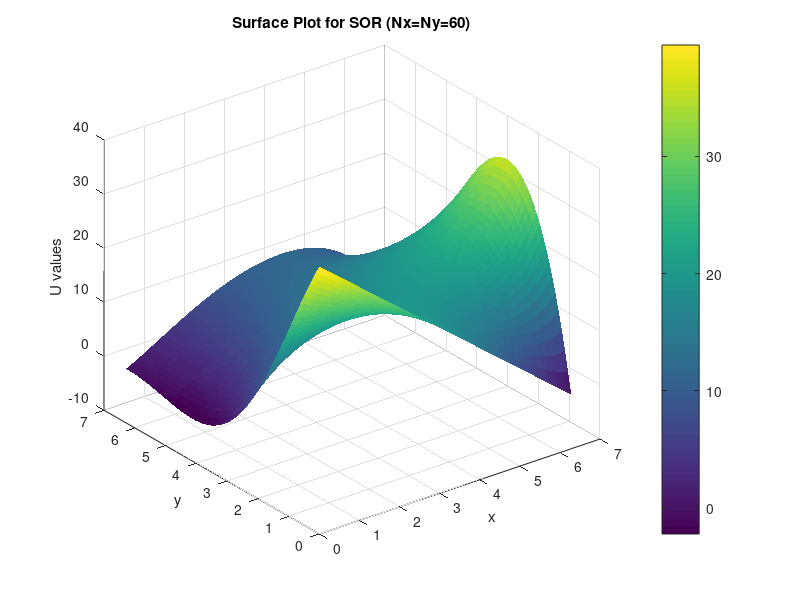
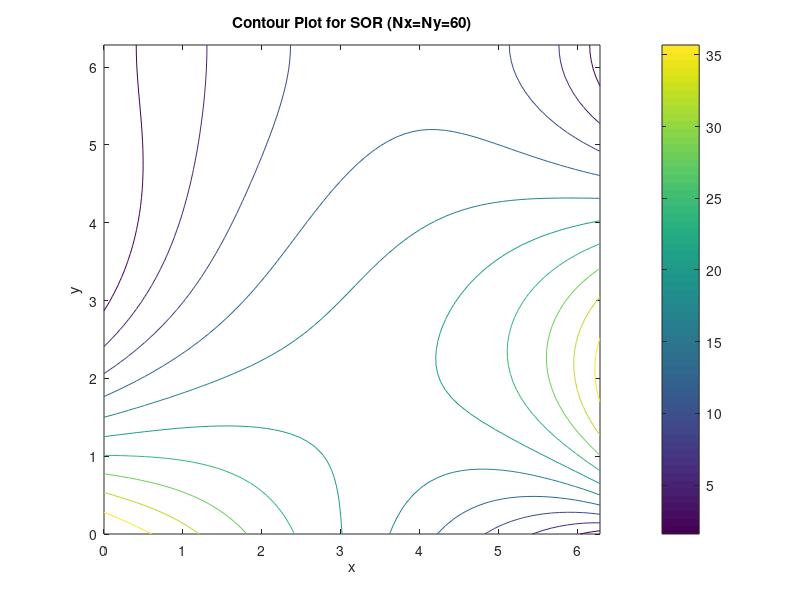
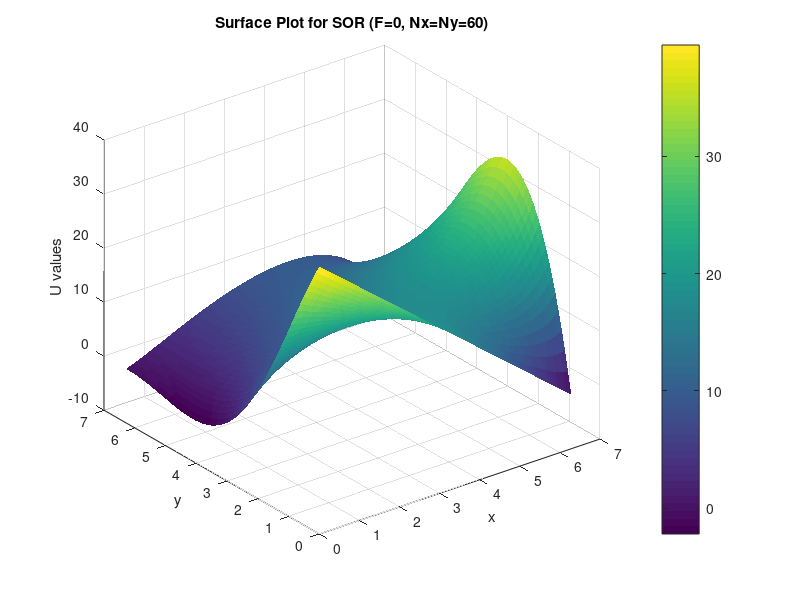
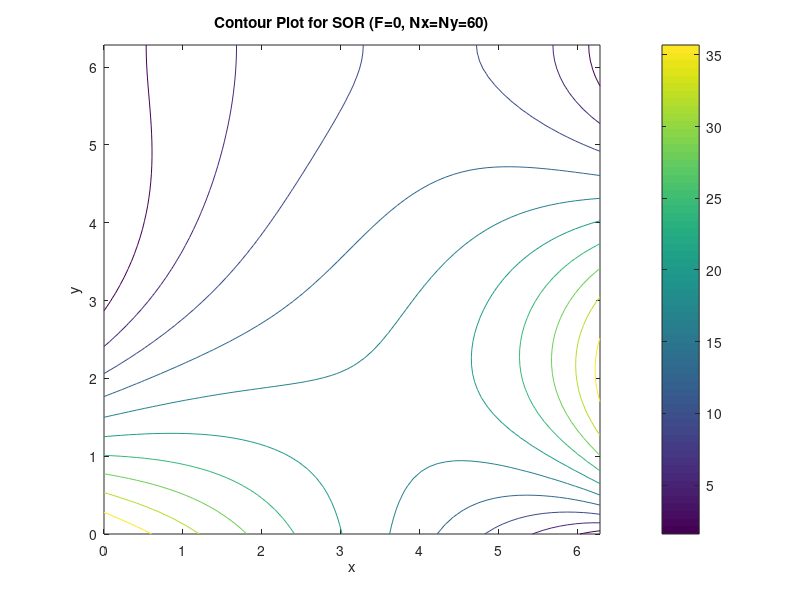

MATLAB code for these plots, in order: (Note: a time limit stopped this script after it produced the figures.)
%Final Project Poisson 2-D:
%d^2u/dx^2+d^2u/dy^2=F(x,y)
%%%Old for Helmholtz%%%
%d^2u/dx^2+d^2u/dy^2+Lambda*u=F(x,y)
%%%%%%%%%%%%%%%%%%%%%%%
%Over domain of ax<x<bx and ay<y<by
%Using Successive Over Relaxation - SOR

clc
clear;
close all;

if exist('checkpt_SOR.mat','file')     %If a checkpoint file exists, open it
    load('checkpt_SOR.mat')
end

%Given variables
%lamda1=0.5;            %Given when using Helhmohtz, not needed for Poisson
ax=0;                   %Given
ay=0;                   %Given
Pi=4*atan(1);           %Given
bx=2*Pi;                %Given
by=2*Pi;                %Given
v=0;                    %Given (du/dy @y=by = 0)

%Initial Problem Setup 
Lx=bx-ax;                   %Length of x
Ly=by-ay;                   %Length of y
Nx=60;                      %Initial number of points in x
Ny=Nx;                      %Initial number of points in y
deltax=Lx/(Nx+1);           %Step size in x
deltay=Ly/(Ny+1);           %Step size in y
w=2/(1+sin(pi/((Nx+Ny)/2)));    %Optimal Relaxation constant
w_1=(1-w);                      %Constant needed below
    

%Constants 
fbay = (by-ay)*(by-ay)*cos(Pi*ay/by);
gbay = ay*(by-ay)*(by-ay);
cons1 = bx-ax;
dy2=deltay*deltay;
dx2=deltax*deltax;
dx2dy2=deltax*deltax*deltay*deltay;
denomin=-2*deltay*deltay-2*deltax*deltax;
Pidy=Pi*deltay;
gfbay=(gbay-fbay)/cons1;
halfPi=Pi/2;

%Initialize x and y to graph
x=0:deltax:2*pi;
y=0:deltay:2*pi;

%Error info 
tol=10^-8;                                      %Pick tolerance required


%Solution Matrix
U1 = zeros(Nx+2,Ny+2);	% Preallocate solution matix with initial guess of ZERO

%Boundary Conditions
for j = 1:Ny+2                      
    U1(1,j)=(by-deltay*(j-1))*(by-deltay*(j-1))*cos(Pidy*(j-1)/by);     %u(x=ax,y)=fb(y) boundary condition
    U1(Nx+2,j)=(deltay*(j-1))*(by-deltay*(j-1))*(by-deltay*(j-1));      %u(x=bx,y)=gb(y) boundary condition
    U1(j,1)=fbay+(deltax*(j-1)-ax)*gfbay;                               %u(x,y=ay)  boundary condition
end

%Error
err1=1000;                          %Initialize error as 1000
iter1=0;                            %Set initial iteration to 0
Uprev1=U1;                          %Set Uprev = U, for iteration error
    
%Part 1 Using Gauss Siedel
F1=zeros(Nx+2,Ny+2);                %Preallocate F1

for i=1:Nx+2
    for j=1:Ny+2
        F1(i,j)=cos(halfPi*(2*(deltax*(i-1)-ax)/(Lx)+1))*sin(Pi*(deltay*(j-1)-ay)/(Ly));
    end
end


while err1>tol
    for i=2:Nx+1
        for j=2:Ny+1
            %Solving for U
            U1(i,j)=(w_1)*U1(i,j)+w*((dx2dy2*F1(i,j)-dy2*U1(i-1,j)-dy2*U1(i+1,j)-dx2*U1(i,j-1)-dx2*U1(i,j+1))/(denomin));
        end
        %Neumann Condition
        U1(i,Ny+2)=(w_1)*U1(i,Ny+2)+w*((dx2dy2*F1(i,Ny+2)-dy2*U1(i-1,Ny+2)-dy2*U1(i+1,Ny+2)-dx2*U1(i,Ny+1)-dx2*U1(i,Ny+1))/(denomin));
    end
    err1=max(max(abs(Uprev1-U1)./abs(Uprev1)));
    Uprev1=U1;
    iter1=iter1+1;
    if mod(iter1,100)==0                               %Save checkpoint file every 1500 iterations
        save('checkpt_SOR.mat');                   %Saving the file
    end                                                 %Ending if loop
end

U1T=transpose(U1);      %Transpose the matrix so x and y axes are correct

figure()
h1=surf(x,y,U1T);
xlabel('x')
ylabel('y')
set(h1,'linestyle','none')
zlabel('U values');
title('Surface Plot for SOR (Nx=Ny=60)');
colorbar;

figure()
contour(x,y,U1T);
xlabel('x')
ylabel('y')
set(h1,'linestyle','none')
zlabel('U values');
title('Contour Plot for SOR (Nx=Ny=60)');
colorbar;

%% Part 2
%Boundary Conditions
ucoef2=0.0;
U2 = zeros(Nx+2,Ny+2);
err2=1000;
iter2=0;

U2(1,:)=U1(1,:);
U2(Nx+2,:)=U1(Nx+2,:);
U2(:,1)=U1(:,1);

F2=zeros(Nx+2,Ny+2);
Uprev2 = U2;
while err2>tol
    for i=2:Ny+1
        for j=2:Nx+1
            U2(i,j)=(w_1)*U2(i,j)+w*((dx2dy2*F2(i,j)-dy2*U2(i-1,j)-dy2*U2(i+1,j)-dx2*U2(i,j-1)-dx2*U2(i,j+1))/(denomin));
        end
        U2(i,Ny+2)=(w_1)*U2(i,Ny+2)+w*((dx2dy2*F2(i,Ny+2)-dy2*U2(i-1,Ny+2)-dy2*U2(i+1,Ny+2)-dx2*U2(i,Ny+1)-dx2*U2(i,Ny+1))/(denomin));
    end
    err2=max(max(abs(Uprev2-U2)./abs(Uprev2)));
    Uprev2=U2;
    iter2=iter2+1;
    if mod(iter1,100)==0                               %Save checkpoint file every 1500 iterations
        save('checkpt_SOR.mat');                   %Saving the file
    end                                                 %Ending if loop
end

U2T=transpose(U2);      %Transpose the matrix so x and y axes are correct

figure()
h2=surf(x,y,U2T);
xlabel('x')
ylabel('y')
set(h2,'linestyle','none')
zlabel('U values');
title('Surface Plot for SOR (F=0, Nx=Ny=60)');
colorbar;

figure()
contour(x,y,U2T);
xlabel('x')
ylabel('y')
set(h2,'linestyle','none')
zlabel('U values');
title('Contour Plot for SOR (F=0, Nx=Ny=60)');
colorbar;
%%
delete('checkpt_SOR.mat');             %Delete checkpoint file once complete
